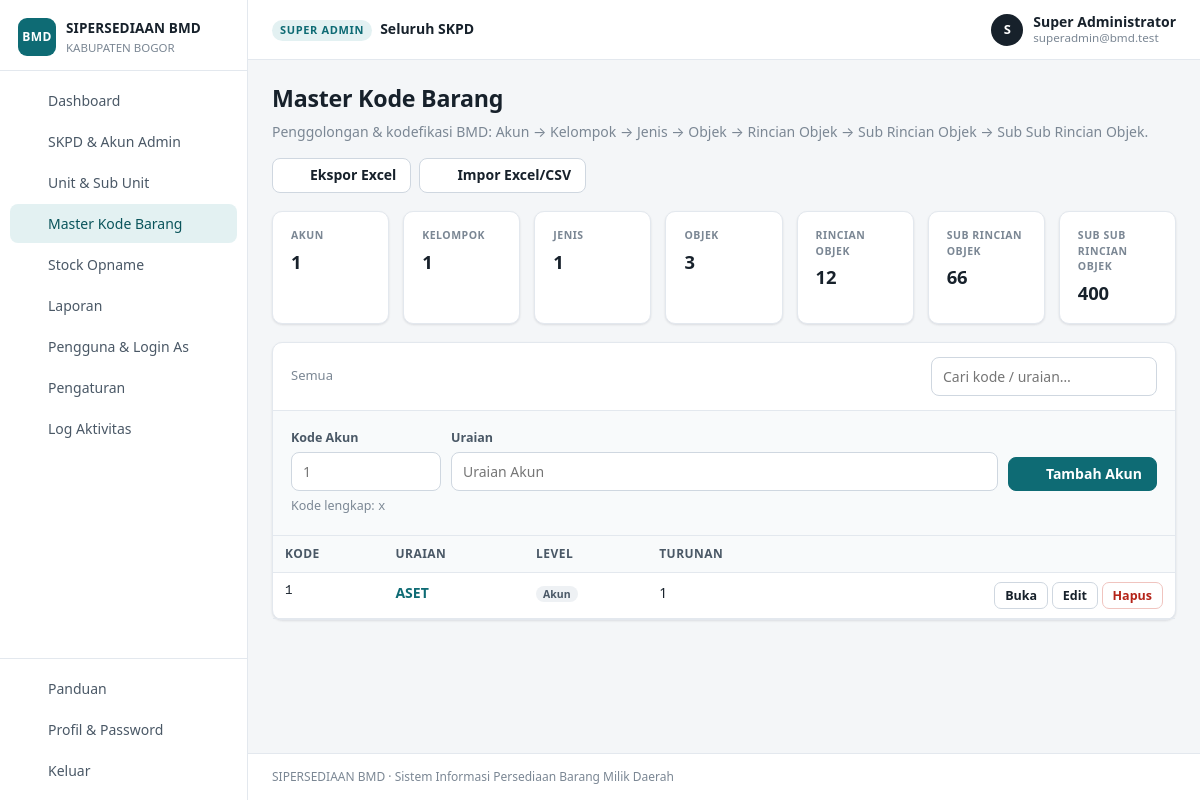
Page /index.php?page=kode (signed in) on the committed database.
### tables this page shows
CREATE TABLE users (
  id          INT UNSIGNED NOT NULL AUTO_INCREMENT PRIMARY KEY,
  nama        VARCHAR(150) NOT NULL,
  nip         VARCHAR(30)  NULL,
  email       VARCHAR(150) NULL,
  password    VARCHAR(255) NULL,
  role        ENUM('superadmin','admin_skpd','admin','operator') NOT NULL,
  skpd_id     INT UNSIGNED NULL,
  unit_id     INT UNSIGNED NULL,
  slot        TINYINT UNSIGNED NOT NULL DEFAULT 1,
  is_active   TINYINT(1) NOT NULL DEFAULT 0,
  last_login  DATETIME NULL,
  created_at  DATETIME NOT NULL DEFAULT CURRENT_TIMESTAMP,
  updated_at  DATETIME NULL ON UPDATE CURRENT_TIMESTAMP,
  UNIQUE KEY uk_email (email),
  KEY idx_skpd (skpd_id),
  KEY idx_unit (unit_id),
  CONSTRAINT fk_user_skpd FOREIGN KEY (skpd_id) REFERENCES skpd(id)       ON DELETE CASCADE,
  CONSTRAINT fk_user_unit FOREIGN KEY (unit_id) REFERENCES unit_kerja(id) ON DELETE CASCADE
);

CREATE TABLE kode_barang (
  id         INT UNSIGNED NOT NULL AUTO_INCREMENT PRIMARY KEY,
  parent_id  INT UNSIGNED NULL,
  level      TINYINT UNSIGNED NOT NULL,
  kode       VARCHAR(30)  NOT NULL,
  uraian     VARCHAR(255) NOT NULL,
  is_active  TINYINT(1)   NOT NULL DEFAULT 1,
  UNIQUE KEY uk_kode (kode),
  KEY idx_parent (parent_id),
  KEY idx_level (level),
  CONSTRAINT fk_kode_parent FOREIGN KEY (parent_id) REFERENCES kode_barang(id)
    ON UPDATE CASCADE ON DELETE RESTRICT
);

### index.php (called while the page is built, shortened)
<?php
require_login();
$page = isset($_GET['page']) ? preg_replace('/[^a-z_]/', '', $_GET['page']) : 'dashboard';
require __DIR__ . '/pages/' . $page . '.php';

### core/helpers.php (called while the page is built, shortened)
<?php
function e($s)
{
    return htmlspecialchars((string)$s, ENT_QUOTES, 'UTF-8');
}
function url($page = 'dashboard', array $params = [])
{
    $params = array_merge(['page' => $page], $params);
    return 'index.php?' . http_build_query($params);
}
function input($key, $default = null)
{
    return $default;
}
function input_int($key, $default = 0)
{
    $v = input($key, null);
    return ($v === null || $v === '') ? $default : (int)$v;
}
function angka($n)
{
    $n = (float)$n;
    return (floor($n) == $n) ? number_format($n, 0, ',', '.') : number_format($n, 2, ',', '.');
}
function setting($key, $default = '')
{
    static $cache = null;
    if ($cache === null) {
        $cache = [];
        foreach (rows('SELECT kunci, nilai FROM pengaturan') as $r) $cache[$r['kunci']] = $r['nilai'];
    }
    return (isset($cache[$key]) && $cache[$key] !== '') ? $cache[$key] : $default;
}
function role_label($role, $unitLevel = null)
{
    switch ($role) {
        case 'superadmin': return 'Super Admin';
    }
    return $role;
}

### core/db.php (called while the page is built, shortened)
<?php
function db()
{
    static $conn = null;
    if ($conn === null) {
        try {
            $conn = new mysqli(DB_HOST, DB_USER, DB_PASS, DB_NAME, (int)DB_PORT);
            $conn->set_charset('utf8mb4');
            $conn->query("SET time_zone = '+07:00'");
        } catch (mysqli_sql_exception $e) {
            http_response_code(500);
            echo '<div style="font-family:sans-serif;max-width:640px;margin:60px auto;padding:24px;border:1px solid #f1c0c0;border-radius:8px;background:#fff7f7">'
                . '<h2 style="margin-top:0;color:#b42318">Koneksi database gagal</h2>'
                . '<p>Periksa pengaturan <code>DB_HOST</code>, <code>DB_USER</code>, <code>DB_PASS</code>, <code>DB_NAME</code> pada file <code>config.php</code> '
                . 'dan pastikan database sudah diimpor dari folder <code>database/</code>.</p>'
                . (APP_DEBUG ? '<pre style="white-space:pre-wrap">' . htmlspecialchars($e->getMessage()) . '</pre>' : '')
                . '</div>';
            exit;
        }
    }
    return $conn;
}
function q($sql, array $params = [])
{
    $stmt = db()->prepare($sql);
    if ($params) {
        $types = '';
        $vals = [];
        foreach ($params as $p) {
            if (is_int($p) || is_bool($p)) { $types .= 'i'; $vals[] = (int)$p; }
            elseif (is_float($p)) { $types .= 'd'; $vals[] = $p; }
            elseif ($p === null) { $types .= 's'; $vals[] = null; }
            else { $types .= 's'; $vals[] = (string)$p; }
        }
        $refs = [];
        foreach ($vals as $k => $v) { $refs[$k] = &$vals[$k]; }
        array_unshift($refs, $types);
        call_user_func_array([$stmt, 'bind_param'], $refs);
    }
    $stmt->execute();
    return $stmt;
}
function rows($sql, array $params = [])
{
    $stmt = q($sql, $params);
    $res = $stmt->get_result();
    $out = $res ? $res->fetch_all(MYSQLI_ASSOC) : [];
    return $out;
}
function row($sql, array $params = [])
{
    $r = rows($sql, $params);
    return $r ? $r[0] : null;
}

### core/auth.php (called while the page is built, shortened)
<?php
function user()
{
    static $u = false;
    if ($u !== false) return $u;
    $u = null;
    if (!empty($_SESSION['uid'])) {
        $u = row('SELECT u.*, uk.level AS unit_level, uk.nama AS unit_nama, uk.parent_id AS unit_parent_id,
                         COALESCE(s1.nama, s2.nama) AS skpd_nama, COALESCE(u.skpd_id, uk.skpd_id) AS skpd_ref
                  FROM users u
                  LEFT JOIN unit_kerja uk ON uk.id = u.unit_id
                  LEFT JOIN skpd s1 ON s1.id = u.skpd_id
                  LEFT JOIN skpd s2 ON s2.id = uk.skpd_id
                  WHERE u.id = ? AND (u.is_active = 1 OR ?)', [(int)$_SESSION['uid'], impersonator_id() ? 1 : 0]);
        if ($u) {
            $u['id'] = (int)$u['id'];
            $u['unit_id'] = $u['unit_id'] ? (int)$u['unit_id'] : null;
            $u['skpd_id'] = $u['skpd_ref'] ? (int)$u['skpd_ref'] : null;
        } else {
            unset($_SESSION['uid']);
        }
    }
    return $u;
}
function require_login()
{
    if (!user()) {
        if (is_ajax()) json_out(['ok' => false, 'msg' => 'Sesi berakhir, silakan login kembali.'], 401);
        redirect('login.php');
    }
}
function has_role(...$roles)
{
    $u = user();
    return $u && in_array($u['role'], $roles, true);
}
function impersonator_id()
{
    return (int)($_SESSION['impersonator'] ?? 0);
}

### core/stok.php (called while the page is built, shortened)
<?php
function level_nama($lv)
{
    $n = [1 => 'Akun', 2 => 'Kelompok', 3 => 'Jenis', 4 => 'Objek', 5 => 'Rincian Objek', 6 => 'Sub Rincian Objek', 7 => 'Sub Sub Rincian Objek'];
    return $n[(int)$lv] ?? '';
}

### pages/kode.php (the view, shortened to what this page needs)
<?php
$SEG_LEN = [1 => 1, 2 => 1, 3 => 1, 4 => 2, 5 => 2, 6 => 2, 7 => 3];
$parentId = input_int('parent');
$parent = $parentId ? row('SELECT * FROM kode_barang WHERE id=?', [$parentId]) : null;
$q = trim((string)input('q', ''));
if ($q !== '') {
    $list = rows('SELECT k.*, (SELECT COUNT(*) FROM kode_barang c WHERE c.parent_id=k.id) n_anak FROM kode_barang k
                  WHERE k.kode LIKE ? OR k.uraian LIKE ? ORDER BY k.kode LIMIT 200', [$q . '%', '%' . $q . '%']);
} else {
    $list = $parent
        ? rows('SELECT k.*, (SELECT COUNT(*) FROM kode_barang c WHERE c.parent_id=k.id) n_anak FROM kode_barang k WHERE k.parent_id=? ORDER BY k.kode', [$parentId])
        : rows('SELECT k.*, (SELECT COUNT(*) FROM kode_barang c WHERE c.parent_id=k.id) n_anak FROM kode_barang k WHERE k.parent_id IS NULL ORDER BY k.kode');
}
$childLevel = $parent ? (int)$parent['level'] + 1 : 1;
$stat = rows('SELECT level, COUNT(*) n FROM kode_barang GROUP BY level ORDER BY level');
$editId = input_int('edit');
include BASE_PATH . '/views/header.php';
?>
<div class="page-head">
  <div>
    <h1>Master Kode Barang</h1>
    <p>Penggolongan &amp; kodefikasi BMD: Akun → Kelompok → Jenis → Objek → Rincian Objek → Sub Rincian Objek → Sub Sub Rincian Objek.</p>
  </div>
  <div class="actions">
    <a class="btn btn-light" href="<?= e(url('kode', ['export' => 'xlsx'])) ?>"><?= icon('excel') ?> Ekspor Excel</a>
    <button class="btn btn-light" type="button" onclick="document.getElementById('imp').classList.toggle('hidden')"><?= icon('upload') ?> Impor Excel/CSV</button>
  </div>
</div>
<div class="stats" style="grid-template-columns:repeat(7,minmax(0,1fr))">
  <?php foreach ($stat as $s): ?>
    <div class="stat"><div class="label" style="font-size:10.5px"><?= e(level_nama($s['level'])) ?></div><div class="value" style="font-size:1.15rem"><?= angka($s['n']) ?></div></div>
  <?php endforeach; ?>
</div>
<div class="card">
  <div class="card-head">
    <div class="breadcrumb" style="margin:0;font-size:13px">
      <a href="<?= e(url('kode')) ?>">Semua</a>
    </div>
    <form method="get" class="filters"><input type="hidden" name="page" value="kode">
      <div class="field"><input type="search" name="q" value="<?= e($q) ?>" placeholder="Cari kode / uraian…"></div></form>
  </div>
  <?php if ($q === '' && $childLevel <= 7): ?>
  <div class="card-body" style="border-bottom:1px solid var(--line);background:var(--surface-2)">
    <form method="post" class="filters">
      <div class="field" style="min-width:110px;max-width:150px"><label>Kode <?= e(level_nama($childLevel)) ?></label>
        <input type="text" name="segmen" maxlength="<?= $SEG_LEN[$childLevel] ?>" placeholder="<?= str_repeat('0', $SEG_LEN[$childLevel] - 1) ?>1" required></div>
      <div class="field grow"><label>Uraian</label><input type="text" name="uraian" required placeholder="Uraian <?= e(level_nama($childLevel)) ?>"></div>
      <button class="btn" type="submit"><?= icon('plus') ?> Tambah <?= e(level_nama($childLevel)) ?></button>
    </form>
    <div class="help small muted" style="margin-top:6px">Kode lengkap: <span class="mono"><?= e($parent ? $parent['kode'] . '.' : '') ?><?= str_repeat('x', $SEG_LEN[$childLevel]) ?></span></div>
  </div>
  <?php endif; ?>
  <div class="card-body tight table-wrap">
    <table class="tbl">
      <thead><tr><th>Kode</th><th>Uraian</th><th>Level</th><th class="num">Turunan</th><th></th></tr></thead>
      <tbody>
      <?php foreach ($list as $k): ?>
        <tr class="tree-row">
          <td><?= e($k['kode']) ?></td>
          <td>
            <?php if ($editId === (int)$k['id']): ?>
              <form method="post" class="filters"><?= csrf_field() ?><input type="hidden" name="aksi" value="ubah"><input type="hidden" name="id" value="<?= (int)$k['id'] ?>">
                <div class="field grow"><input type="text" name="uraian" value="<?= e($k['uraian']) ?>" required></div>
                <label class="check"><input type="checkbox" name="is_active" value="1" <?= $k['is_active'] ? 'checked' : '' ?>> Aktif</label>
                <button class="btn btn-sm">Simpan</button> <a class="btn btn-light btn-sm" href="<?= e(url('kode', $parentId ? ['parent' => $parentId] : [])) ?>">Batal</a>
              </form>
            <?php else: ?>
              <?= $k['n_anak'] ? '<a href="' . e(url('kode', ['parent' => $k['id']])) . '"><b>' . e($k['uraian']) . '</b></a>' : e($k['uraian']) ?>
            <?php endif; ?>
          </td>
          <td><span class="lv-badge"><?= e(level_nama($k['level'])) ?></span></td>
          <td class="num"><?= (int)$k['n_anak'] ?: '-' ?></td>
          <td class="act">
            <?php if ((int)$k['level'] < 7): ?><a class="btn btn-light btn-sm" href="<?= e(url('kode', ['parent' => $k['id']])) ?>">Buka</a><?php endif; ?>
            <a class="btn btn-light btn-sm" href="<?= e(url('kode', array_filter(['parent' => $parentId ?: null, 'edit' => $k['id'], 'q' => $q ?: null]))) ?>">Edit</a>
            <form method="post" class="inline-form" data-confirm="Hapus kode <?= e($k['kode']) ?>?"><?= csrf_field() ?>
              <input type="hidden" name="aksi" value="hapus"><input type="hidden" name="id" value="<?= (int)$k['id'] ?>"><button class="btn btn-danger btn-sm">Hapus</button></form>
          </td>
        </tr>
      <?php endforeach; ?>
      </tbody>
    </table>
  </div>
</div>
<?php include BASE_PATH . '/views/footer.php'; ?>

### views/header.php (shortened to what this page needs)
<?php
$u = user();
$curPage = $_GET['page'] ?? 'dashboard';
function icon($n)
{
    return '<svg class="ic" viewBox="0 0 24 24" fill="none" stroke="currentColor" stroke-width="1.8" stroke-linecap="round" stroke-linejoin="round" aria-hidden="true">' . ($p[$n] ?? '') . '</svg>';
}
$menu = [];
$menu[] = ['dashboard', 'Dashboard', 'home'];
if ($u['role'] === 'superadmin') {
    $menu[] = ['skpd', 'SKPD & Akun Admin', 'building'];
    $menu[] = ['unit', 'Unit & Sub Unit', 'tree'];
    $menu[] = ['kode', 'Master Kode Barang', 'code'];
    $menu[] = ['stock_opname', 'Stock Opname', 'lock'];
    $menu[] = ['laporan', 'Laporan', 'report'];
    $menu[] = ['pengguna', 'Pengguna & Login As', 'users'];
    $menu[] = ['pengaturan', 'Pengaturan', 'gear'];
    $menu[] = ['log', 'Log Aktivitas', 'list'];
} elseif ($u['role'] === 'admin_skpd') {
    $menu[] = ['unit', 'Unit & Sub Unit', 'tree'];
    $menu[] = ['stock_opname', 'Stock Opname', 'lock'];
    $menu[] = ['laporan', 'Laporan', 'report'];
}
$activeMap = ['rincian' => 'dashboard', 'skpd_form' => 'skpd', 'unit_form' => 'unit', 'akun' => ($u['role'] === 'superadmin' ? 'skpd' : 'unit'), 'kartu' => 'stok', 'transaksi_detail' => 'transaksi', 'kode_import' => 'kode'];
$active = $activeMap[$curPage] ?? $curPage;
$scopeLabel = $u['role'] === 'superadmin' ? 'Seluruh SKPD' : ($u['role'] === 'admin_skpd' ? $u['skpd_nama'] : $u['unit_nama']);
?><!doctype html>
<html lang="id">
<head>
<link rel="stylesheet" href="assets/app.css?v=4">
</head>
<body>
<div class="layout">
  <aside class="sidebar" id="sidebar">
    <div class="brand">
      <div class="brand-mark">BMD</div>
      <div>
        <div class="brand-name"><?= e(APP_NAME) ?></div>
        <div class="brand-sub"><?= e(setting('nama_pemda', 'Pemerintah Daerah')) ?></div>
      </div>
    </div>
    <nav class="nav">
      <?php foreach ($menu as $m): ?>
        <a href="<?= e(url($m[0])) ?>" class="<?= $active === $m[0] ? 'active' : '' ?>">
          <?= icon($m[2]) ?><span><?= e($m[1]) ?></span>
        </a>
      <?php endforeach; ?>
    </nav>
    <div class="nav nav-bottom">
      <a href="<?= e(url('panduan')) ?>" class="<?= $active === 'panduan' ? 'active' : '' ?>"><?= icon('help') ?><span>Panduan</span></a>
      <a href="<?= e(url('profil')) ?>" class="<?= $active === 'profil' ? 'active' : '' ?>"><?= icon('user') ?><span>Profil &amp; Password</span></a>
      <a href="logout.php"><?= icon('logout') ?><span>Keluar</span></a>
    </div>
  </aside>
  <div class="main">
    <header class="topbar">
      <div class="scope">
        <span class="scope-label"><?= e(role_label($u['role'], $u['unit_level'])) ?></span>
        <span class="scope-name"><?= e($scopeLabel) ?></span>
      </div>
      <div class="who">
        <div class="avatar"><?= e(mb_strtoupper(mb_substr($u['nama'], 0, 1))) ?></div>
        <div class="who-text"><b><?= e($u['nama']) ?></b><small><?= e($u['email']) ?></small></div>
      </div>
    </header>
    <main class="content">

### rows in the picture
users: role "Seluruh SKPD", nama "S", nama "Super Administrator", email "superadmin@bmd.test"
kode_barang: kode "1", uraian "ASET", level "Akun", n_anak "1"

### other values in the picture
APP_NAME "SIPERSEDIAAN BMD"
setting('nama_pemda', 'Pemerintah Daerah') "KABUPATEN BOGOR"
$m[1] "Dashboard"
$m[1] "SKPD & Akun Admin"
$m[1] "Unit & Sub Unit"
$m[1] "Master Kode Barang"
$m[1] "Stock Opname"
$m[1] "Laporan"
$m[1] "Pengguna & Login As"
$m[1] "Pengaturan"
$m[1] "Log Aktivitas"
role_label($u['role'], $u['unit_level']) "SUPER ADMIN"
level_nama($s['level']) "AKUN"
angka($s['n']) "1"
level_nama($s['level']) "KELOMPOK"
